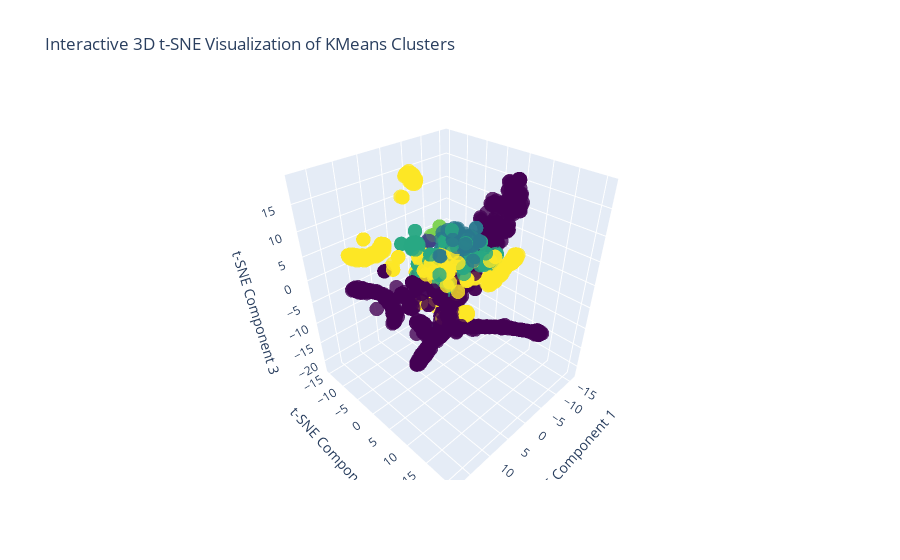

The notebook cell this image was saved under:
### Markdown cell above
<u> OBSERVATION : </u>

```
1. It seems elbow shows that 5 would be a optimal cluster.
2. Calinski-Harabasz Index, Silhoutte Score, Davies-Bouldin Index plot showing 5 - 6 would be the optimal cluster.
```

### Code cell
from sklearn.cluster import KMeans
from sklearn.manifold import TSNE
import matplotlib.pyplot as plt
from mpl_toolkits.mplot3d import Axes3D
import seaborn as sns

# Fit KMeans to obtain cluster labels
kmeans = KMeans(n_clusters=6, random_state=42)
cluster_labels = kmeans.fit_predict(df_normalized)

# Perform t-SNE dimensionality reduction
tsne = TSNE(n_components=3, random_state=42)
tsne_results = tsne.fit_transform(df_normalized)


import plotly.graph_objs as go

# Create trace for scatter plot
trace = go.Scatter3d(
    x=tsne_results[:, 0],
    y=tsne_results[:, 1],
    z=tsne_results[:, 2],
    mode='markers',
    marker=dict(
        size=5,
        color=cluster_labels,
        colorscale='Viridis',  # Change colorscale to 'Viridis'
        opacity=0.8
    ),
    text=cluster_labels,
    hoverinfo='text'
)

# Create layout
layout = go.Layout(
    title='Interactive 3D t-SNE Visualization of KMeans Clusters',
    scene=dict(
        xaxis=dict(title='t-SNE Component 1'),
        yaxis=dict(title='t-SNE Component 2'),
        zaxis=dict(title='t-SNE Component 3')
    ),
    legend=dict(title='Cluster')
)

# Create figure
fig = go.Figure(data=[trace], layout=layout)

# Show interactive plot
fig.show()

### Figure 1 — Plotly figure (JSON) as saved in the notebook; plotly's stock layout.template omitted (floating-point values rounded to 4 significant figures; data arrays with more than 128 entries replaced by an {"elided": "..."} marker saying what was removed)
{"data": [{"hoverinfo": "text", "marker": {"color": {"elided": "1610 int values"}, "colorscale": [[0, "#440154"], [0.1111, "#482878"], [0.2222, "#3e4989"], [0.3333, "#31688e"], [0.4444, "#26828e"], [0.5556, "#1f9e89"], [0.6667, "#35b779"], [0.7778, "#6ece58"], [0.8889, "#b5de2b"], [1, "#fde725"]], "opacity": 0.8, "size": 5}, "mode": "markers", "text": {"elided": "1610 int values"}, "type": "scatter3d", "x": {"elided": "1610 float values"}, "y": {"elided": "1610 float values"}, "z": {"elided": "1610 float values"}}], "layout": {"legend": {"title": {"text": "Cluster"}}, "scene": {"xaxis": {"title": {"text": "t-SNE Component 1"}}, "yaxis": {"title": {"text": "t-SNE Component 2"}}, "zaxis": {"title": {"text": "t-SNE Component 3"}}}, "title": {"text": "Interactive 3D t-SNE Visualization of KMeans Clusters"}}}
